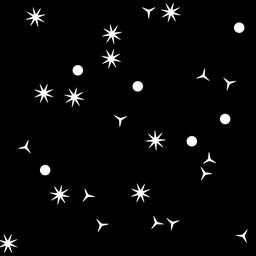
#> input picture Exercise_04/source_code/shapes_binary.png, 256 x 256 px, shrunk from 1024 x 1024 before the run
$ jupyter execute exercise_4.ipynb   (shell and % lines are left out)
#> lines starting #> are read from the running program, lines starting #| are printed output that depends on the picture
[cell 1]
from skimage.measure import find_contours, EllipseModel
import cv2
import numpy as np
import matplotlib.pyplot as plt
import random
import csv
from scipy.spatial import ConvexHull

[cell 2]
binary_shapes = cv2.imread("./shapes_binary.png", cv2.IMREAD_GRAYSCALE)
#> binary_shapes is the input picture: shape (256, 256); min 0, max 255, mean 7.7
plt.figure(figsize=(8, 8))
plt.imshow(binary_shapes, cmap="gray")
plt.show()

[cell 3]
particles = []
processed_pixels = []
pixels_to_process = []


def four_neighbours(y, x):
    if y - 1 >= 0:
        pixels_to_process.append((y - 1, x))
    if y + 1 < binary_shapes.shape[0]:
        pixels_to_process.append((y + 1, x))
    if x - 1 >= 0:
        pixels_to_process.append((y, x - 1))
    if x + 1 < binary_shapes.shape[1]:
        pixels_to_process.append((y, x + 1))


def floodfill():
    particle_pixels = []
    while pixels_to_process:
        pixel = pixels_to_process.pop(0)
        pixel_value = binary_shapes[pixel[0], pixel[1]]
        if pixel not in processed_pixels and pixel_value:
            processed_pixels.append(pixel)
            particle_pixels.append(pixel)
            four_neighbours(*pixel)
    return particle_pixels


for y in range(binary_shapes.shape[0]):
    for x in range(binary_shapes.shape[1]):
        pixel_value = binary_shapes[y, x]
        pixel = (y, x)
        if pixel_value and pixel not in processed_pixels:
            pixels_to_process.append(pixel)
            particle = floodfill()
            particles.append(particle)
#> after the loop, particles = 410 items; pixels_to_process = []

[cell 4]
with open("./particles.csv", "w") as fp:
    writer = csv.writer(fp, delimiter=";", dialect="unix")
    writer.writerows(particles)

[cell 5]
image = np.zeros((*binary_shapes.shape, 3), dtype=np.uint8)
for particle_pixel in particles:
    r = random.randint(0, 255)
    g = random.randint(0, 255)
    b = random.randint(0, 255)
    for y, x in particle_pixel:
        image[y, x] = (r, g, b)
#> this loop made 410 passes
#> (particle_pixel, r, g, b) on passes 1 to 3: ([(0, 173)], 197, 215, 20), ([(1, 165), (1, 166)], 132, 248, 207), ([(1, 172)], 155, 244, 183)
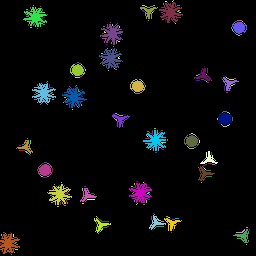
#> image: shape (256, 256, 3); mean of channels 0, 1, 2 9.3, 9, 9; drawn as B, G, R
plt.figure(figsize=(8, 8))
plt.imshow(image)
plt.show()

[cell 6]
contours = find_contours(binary_shapes)
#> contours = 70 point arrays, longest 135 points

[cell 7]
with open("./contours.csv", "w") as fp:
    writer = csv.writer(fp, delimiter=";", dialect="unix")
    contours_formated = []
    for contour in contours:
        c = []
        for coords in contour:
            c.append((coords[0], coords[1]))
        contours_formated.append(c)
#> this loop made 70 passes
#> after the loop, contours_formated = 70 items
    writer.writerows(contours_formated)

[cell 8]
image = np.zeros((*binary_shapes.shape, 3), dtype=np.uint8)
plt.imshow(image)
for contour in contours:
    plt.plot(contour[:, 1], contour[:, 0], linewidth=1)
plt.figure(figsize=(8, 8))
plt.show()
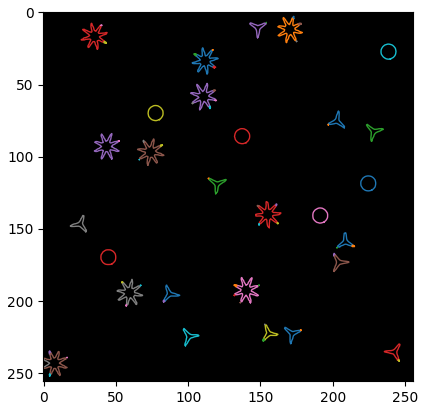
#> figure drawn by matplotlib, 1 panel

[cell 9]
particle_areas = []
for particle in particles:
    particle_areas.append(len(particle))
#> this loop made 410 passes
#> particle on passes 1 to 3: [(0, 173)], [(1, 165), (1, 166)], [(1, 172)]
#> after the loop, particle_areas = 410 values, max 241 at index 4, min 1 at index 0, mean 11.64

[cell 10]
contour_perimeters = []
for contour in contours:
    perimeter = 0
    for c_index in range(len(contour) - 1):
        y_1, x_1 = contour[c_index]
        y_2, x_2 = contour[c_index + 1]
        perimeter += np.sqrt((y_2 - y_1) ** 2 + (x_2 - x_1) ** 2)
    contour_perimeters.append(perimeter)
#> after the loop, contour_perimeters = 70 values, max 99.93 at index 24, min 0.147 at index 29, mean 23.93

[cell 11]
porosities = []
for particle_area, particle_contour in zip(particle_areas, contours[0: -1]):
    hull = ConvexHull(particle_contour)
    porosities.append(particle_area / hull.volume)
#> this loop made 69 passes
#> particle_area on passes 5, 15, 17, 47, 55: 241, 227, 82, 124, 213
#> after the loop, porosities = 69 values, max 1007.5 at index 29, min 0.00445 at index 3, mean 45.45

[cell 12]
ellipse_params = []
for particle in particles:
    ellipse = EllipseModel()
    ellipse.estimate(np.array(particle))
    ellipse_params.append(ellipse.params)
#> after the loop, ellipse_params = 410 items
